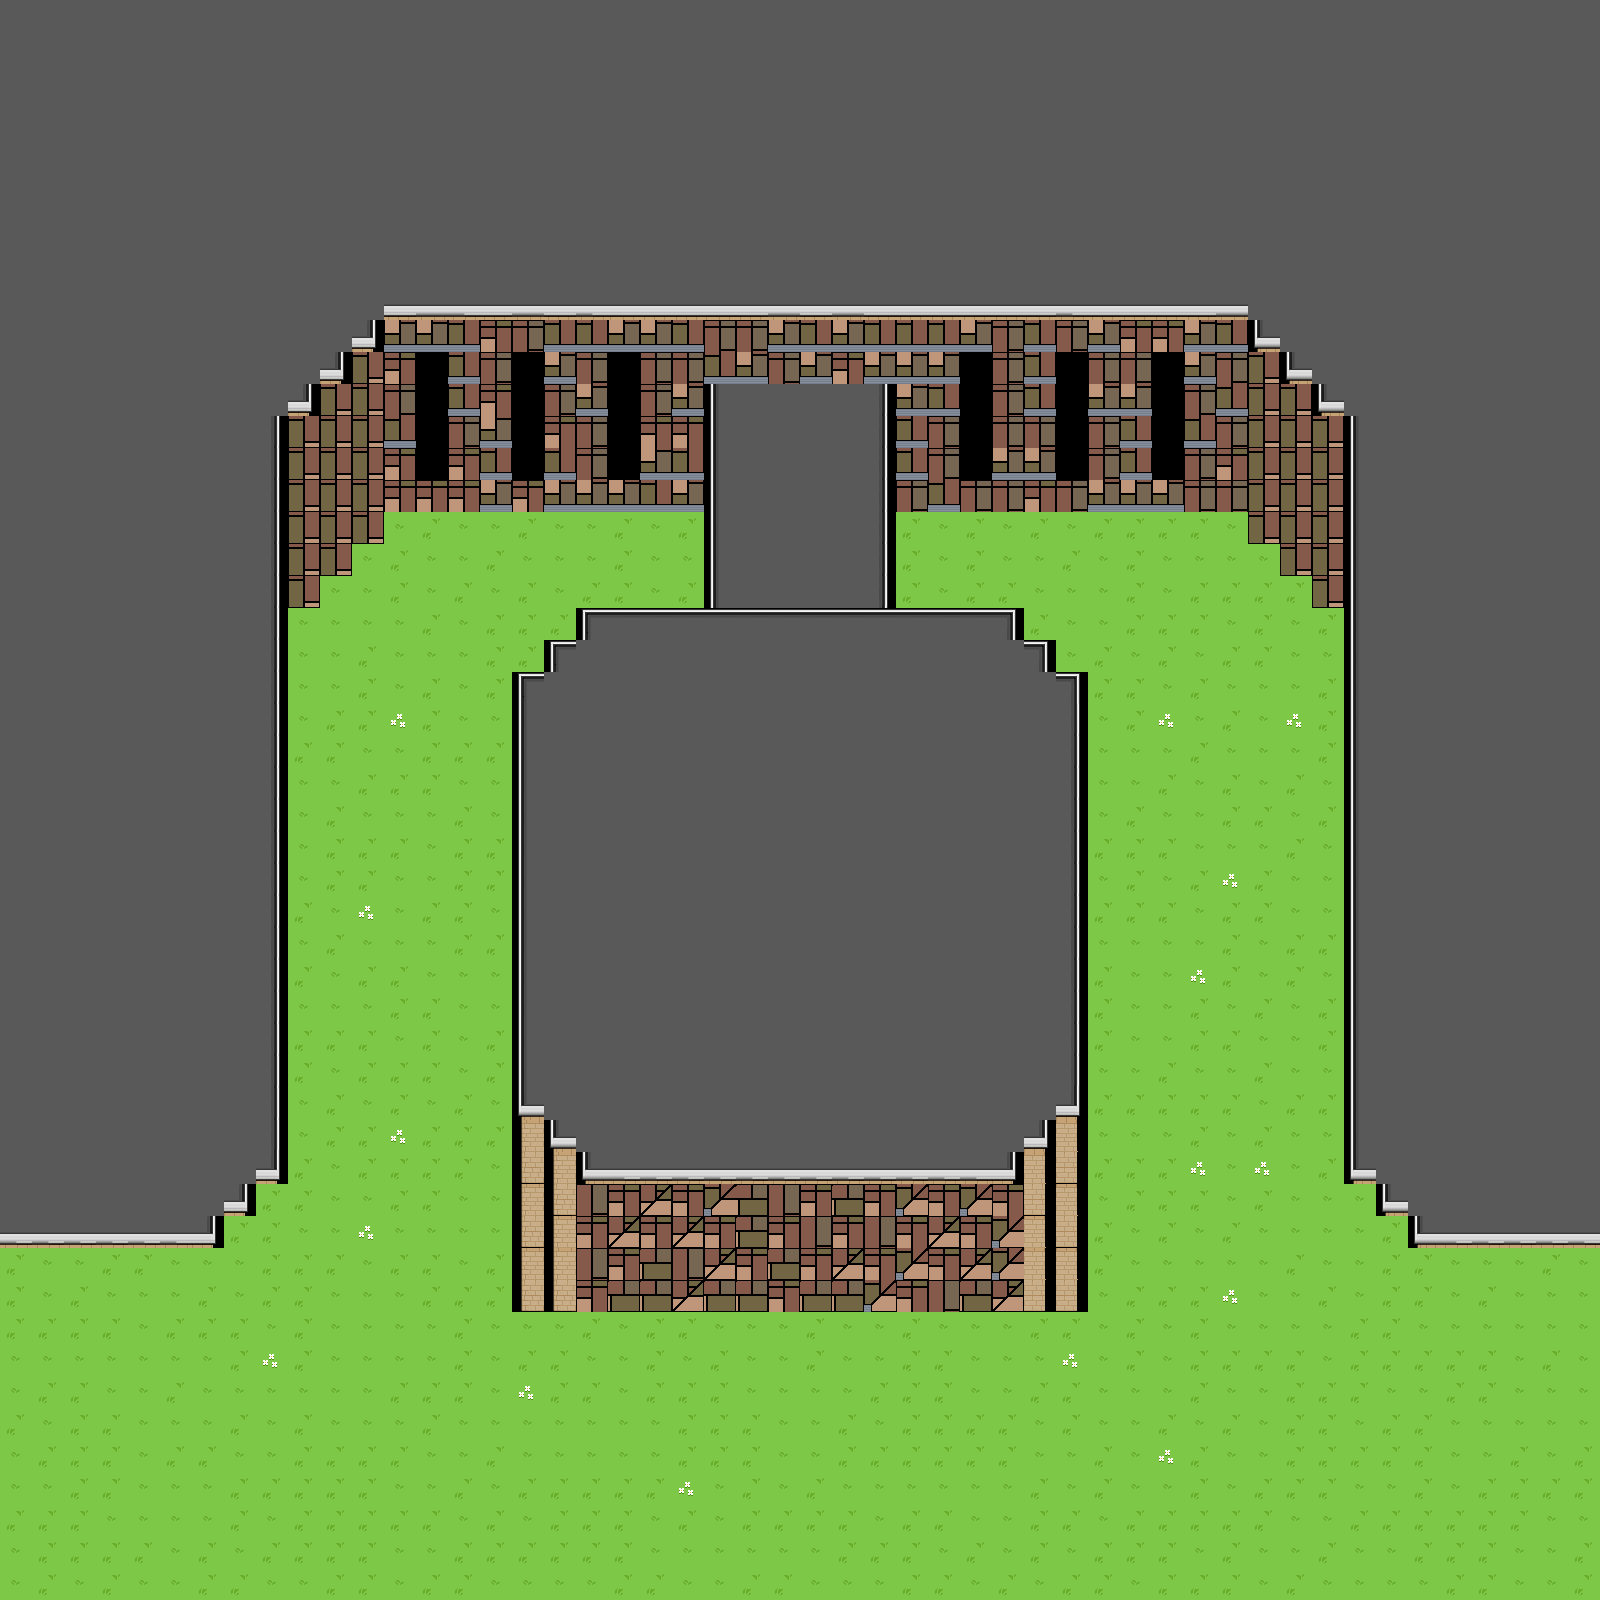

Below is a game level as drawn by its tile map, then a one-line description and the .tmx that defines it (tile-layer data replaced by summaries):
An orthogonal 50x50 tile map with 32x32 px tiles, 1 tile layer (Base), 3 hidden layers not drawn, 7 tilesets.

<map version="1.0" orientation="orthogonal" renderorder="right-down" width="50" height="50" tilewidth="32" tileheight="32" nextobjectid="1">
 <properties>
  <property name="Objective" value="kill" />
  <property name="ObjectiveX" value="25" />
  <property name="ObjectiveY" value="16" />
  <property name="StartX" value="25" />
  <property name="StartY" value="29" />
 </properties>
 <tileset firstgid="1" name="Comp Tile3" tilewidth="32" tileheight="32" tilecount="4">
  <image source="Comp Tile3.png" width="64" height="64" />
 </tileset>
 <tileset firstgid="5" name="Comp Tile6" tilewidth="32" tileheight="32" tilecount="4">
  <image source="Comp Tile6.png" width="64" height="64" />
 </tileset>
 <tileset firstgid="9" name="Tileset" tilewidth="32" tileheight="32" tilecount="400">
  <image source="Tileset.png" width="640" height="640" />
 </tileset>
 <tileset firstgid="409" name="Comp Tile" tilewidth="32" tileheight="32" tilecount="4">
  <image source="Comp Tile.png" width="64" height="64" />
 </tileset>
 <tileset firstgid="413" name="Comp Tile5" tilewidth="32" tileheight="32" tilecount="4">
  <image source="Comp Tile5.png" width="64" height="64" />
 </tileset>
 <tileset firstgid="417" name="Comp Tile4" tilewidth="32" tileheight="32" tilecount="4">
  <image source="Comp Tile4.png" width="64" height="64" />
 </tileset>
 <tileset firstgid="421" name="Comp Tile2" tilewidth="32" tileheight="32" tilecount="4">
  <image source="Comp Tile2.png" width="64" height="64" />
 </tileset>
 <layer name="Base" width="50" height="50">
  <data>[2500 cells, 2500 non-empty, 30 distinct tile ids]</data>
 </layer>
 <layer name="Collision" width="50" height="50" visible="0">
  <data>[2500 cells, 60 non-empty, 1 distinct tile ids]</data>
 </layer>
 <layer name="Obstacles0" width="50" height="50" visible="0">
  <data>[2500 cells, 47 non-empty, 2 distinct tile ids]</data>
 </layer>
 <layer name="Obstacles1" width="50" height="50" visible="0">
  <data>[2500 cells, 58 non-empty, 2 distinct tile ids]</data>
 </layer>
</map>